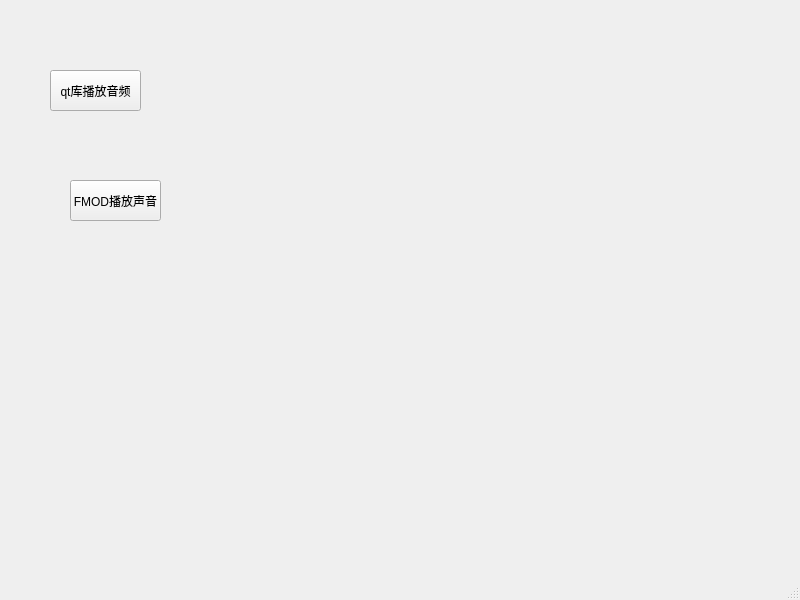
<?xml version="1.0" encoding="UTF-8"?>
<ui version="4.0">
 <class>MainWindow</class>
 <widget class="QMainWindow" name="MainWindow">
  <property name="geometry">
   <rect>
    <x>0</x>
    <y>0</y>
    <width>800</width>
    <height>600</height>
   </rect>
  </property>
  <property name="windowTitle">
   <string>MainWindow</string>
  </property>
  <widget class="QWidget" name="centralwidget">
   <widget class="QPushButton" name="pushButton">
    <property name="geometry">
     <rect>
      <x>50</x>
      <y>70</y>
      <width>91</width>
      <height>41</height>
     </rect>
    </property>
    <property name="text">
     <string>qt库播放音频</string>
    </property>
   </widget>
   <widget class="QPushButton" name="pushButton_2">
    <property name="geometry">
     <rect>
      <x>70</x>
      <y>180</y>
      <width>91</width>
      <height>41</height>
     </rect>
    </property>
    <property name="text">
     <string>FMOD播放声音</string>
    </property>
   </widget>
  </widget>
  <widget class="QMenuBar" name="menubar">
   <property name="geometry">
    <rect>
     <x>0</x>
     <y>0</y>
     <width>800</width>
     <height>23</height>
    </rect>
   </property>
  </widget>
  <widget class="QStatusBar" name="statusbar"/>
 </widget>
 <resources/>
 <connections/>
</ui>
